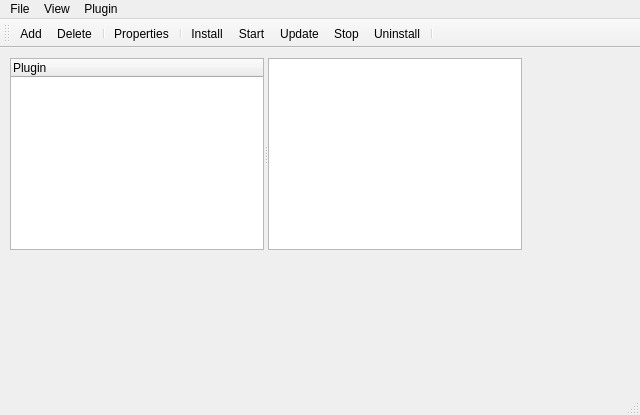
<?xml version="1.0" encoding="UTF-8"?>
<ui version="4.0">
 <class>MainWindow</class>
 <widget class="QMainWindow" name="MainWindow">
  <property name="geometry">
   <rect>
    <x>0</x>
    <y>0</y>
    <width>640</width>
    <height>415</height>
   </rect>
  </property>
  <property name="windowTitle">
   <string>Pluginbot.net - Plugin testers</string>
  </property>
  <widget class="QWidget" name="centralWidget">
   <widget class="QSplitter" name="splitter">
    <property name="geometry">
     <rect>
      <x>10</x>
      <y>10</y>
      <width>512</width>
      <height>192</height>
     </rect>
    </property>
    <property name="orientation">
     <enum>Qt::Horizontal</enum>
    </property>
    <widget class="QTreeWidget" name="treeWidget">
     <property name="maximumSize">
      <size>
       <width>300</width>
       <height>16777215</height>
      </size>
     </property>
     <property name="alternatingRowColors">
      <bool>false</bool>
     </property>
     <property name="selectionMode">
      <enum>QAbstractItemView::ExtendedSelection</enum>
     </property>
     <column>
      <property name="text">
       <string>Plugin</string>
      </property>
     </column>
    </widget>
    <widget class="QTextEdit" name="textEdit"/>
   </widget>
  </widget>
  <widget class="QMenuBar" name="menuBar">
   <property name="geometry">
    <rect>
     <x>0</x>
     <y>0</y>
     <width>640</width>
     <height>20</height>
    </rect>
   </property>
   <widget class="QMenu" name="menuFile">
    <property name="title">
     <string>File</string>
    </property>
    <addaction name="actionAdd"/>
    <addaction name="actionDelete"/>
   </widget>
   <widget class="QMenu" name="menuView">
    <property name="title">
     <string>View</string>
    </property>
    <addaction name="actionRefresh"/>
    <addaction name="actionProperties"/>
   </widget>
   <widget class="QMenu" name="menuPlugin">
    <property name="title">
     <string>Plugin</string>
    </property>
    <addaction name="actionInstall"/>
    <addaction name="actionStart"/>
    <addaction name="actionUpdate"/>
    <addaction name="actionStop"/>
    <addaction name="actionUninstall"/>
   </widget>
   <addaction name="menuFile"/>
   <addaction name="menuView"/>
   <addaction name="menuPlugin"/>
  </widget>
  <widget class="QToolBar" name="mainToolBar">
   <attribute name="toolBarArea">
    <enum>TopToolBarArea</enum>
   </attribute>
   <attribute name="toolBarBreak">
    <bool>false</bool>
   </attribute>
   <addaction name="actionAdd"/>
   <addaction name="actionDelete"/>
   <addaction name="separator"/>
   <addaction name="actionProperties"/>
   <addaction name="separator"/>
   <addaction name="actionInstall"/>
   <addaction name="actionStart"/>
   <addaction name="actionUpdate"/>
   <addaction name="actionStop"/>
   <addaction name="actionUninstall"/>
   <addaction name="separator"/>
  </widget>
  <widget class="QStatusBar" name="statusBar"/>
  <action name="actionAdd">
   <property name="icon">
    <iconset resource="main.qrc">
     <normaloff>:/images/icons/add.png</normaloff>:/images/icons/add.png</iconset>
   </property>
   <property name="text">
    <string>Add</string>
   </property>
   <property name="toolTip">
    <string>Add</string>
   </property>
  </action>
  <action name="actionDelete">
   <property name="icon">
    <iconset resource="main.qrc">
     <normaloff>:/images/icons/delete.png</normaloff>:/images/icons/delete.png</iconset>
   </property>
   <property name="text">
    <string>Delete</string>
   </property>
   <property name="toolTip">
    <string>Delete</string>
   </property>
  </action>
  <action name="actionRefresh">
   <property name="icon">
    <iconset resource="main.qrc">
     <normaloff>:/images/icons/refresh.png</normaloff>:/images/icons/refresh.png</iconset>
   </property>
   <property name="text">
    <string>Refresh</string>
   </property>
   <property name="toolTip">
    <string>Refresh</string>
   </property>
  </action>
  <action name="actionProperties">
   <property name="icon">
    <iconset resource="main.qrc">
     <normaloff>:/images/icons/properties.png</normaloff>:/images/icons/properties.png</iconset>
   </property>
   <property name="text">
    <string>Properties</string>
   </property>
   <property name="toolTip">
    <string>Properties</string>
   </property>
  </action>
  <action name="actionInstall">
   <property name="icon">
    <iconset resource="main.qrc">
     <normaloff>:/images/icons/install.png</normaloff>:/images/icons/install.png</iconset>
   </property>
   <property name="text">
    <string>Install</string>
   </property>
   <property name="toolTip">
    <string>Install</string>
   </property>
  </action>
  <action name="actionUninstall">
   <property name="icon">
    <iconset resource="main.qrc">
     <normaloff>:/images/icons/uninstall.png</normaloff>:/images/icons/uninstall.png</iconset>
   </property>
   <property name="text">
    <string>Uninstall</string>
   </property>
   <property name="toolTip">
    <string>Uninstall</string>
   </property>
  </action>
  <action name="actionStart">
   <property name="icon">
    <iconset resource="main.qrc">
     <normaloff>:/images/icons/start.png</normaloff>:/images/icons/start.png</iconset>
   </property>
   <property name="text">
    <string>Start</string>
   </property>
   <property name="toolTip">
    <string>Start</string>
   </property>
  </action>
  <action name="actionStop">
   <property name="icon">
    <iconset resource="main.qrc">
     <normaloff>:/images/icons/stop.png</normaloff>:/images/icons/stop.png</iconset>
   </property>
   <property name="text">
    <string>Stop</string>
   </property>
   <property name="toolTip">
    <string>Stop</string>
   </property>
  </action>
  <action name="actionUpdate">
   <property name="icon">
    <iconset resource="main.qrc">
     <normaloff>:/images/icons/update.png</normaloff>:/images/icons/update.png</iconset>
   </property>
   <property name="text">
    <string>Update</string>
   </property>
   <property name="toolTip">
    <string>Update</string>
   </property>
  </action>
 </widget>
 <layoutdefault spacing="6" margin="11"/>
 <resources>
  <include location="main.qrc"/>
 </resources>
 <connections/>
</ui>
